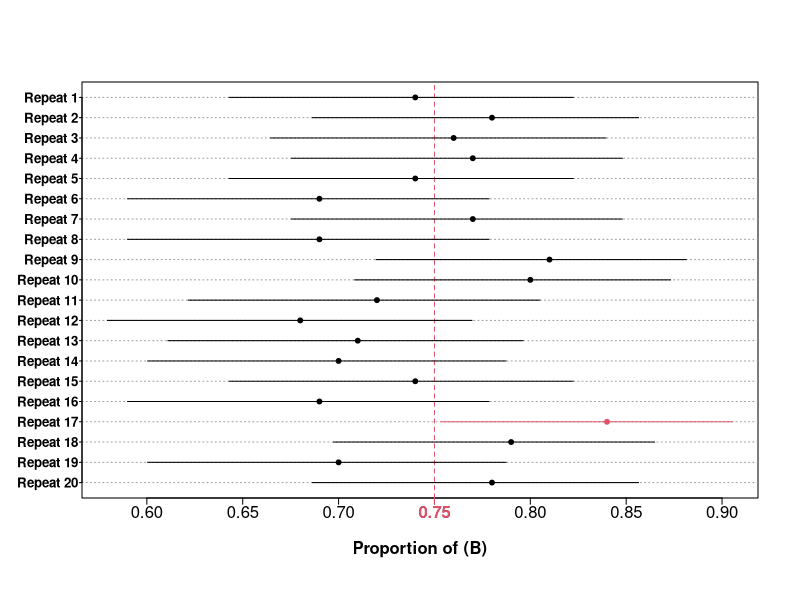

Recreate this plot in R.
CI.bi = function(n, p, n.sim, ylabel = FALSE){
  
  fun = function(){
    x = rbinom(1, n, p)
   pe = x/n
   CI = binom.test(x, n, p)[[4]]
   c(CI[1], CI[2], pe)
  }
  
    sim = t(replicate(n.sim, fun()))
capture = sim[ ,1] <= p & p <= sim[ ,2]
      y = unlist(lapply(1:n.sim, function(x) c(x, x)))
  
  original.par = par(no.readonly = TRUE) ; on.exit(par(original.par))
  par(mgp = c(2, .2, 0), tck = -.015)
  plot(sim[, 1:2], y, ty = "n", ylab = NA, yaxt = "n", xlab = "Proportion of (B)", font.lab = 2)
  
  abline(h = 1:n.sim, col = 8, lty = 3)
  abline(v = p, lty = 2, col = 2)
  segments(sim[ ,1], 1:n.sim, sim[ ,2], 1:n.sim, lend = 1, col = ifelse(capture, 1, 2))
  axis(1, at = p, col.axis = 2, col = 2, font = 2)
  if(ylabel) axis(2, at = 1:n.sim, labels = paste0("Repeat ", rev(1:n.sim)), font = 2, las = 1, cex.axis = .8, tck = -.006)
  points(sim[, 3], 1:n.sim, pch = 19, col = ifelse(capture, 1, 2), cex = ifelse(n.sim > 50, .6, .65))
  
  noquote(paste0("Coverage = ", mean(capture)*1e2, "%")) 
}
# Example of use:
CI.bi(n = 100, p = .75, n.sim = 20, ylabel = TRUE)
